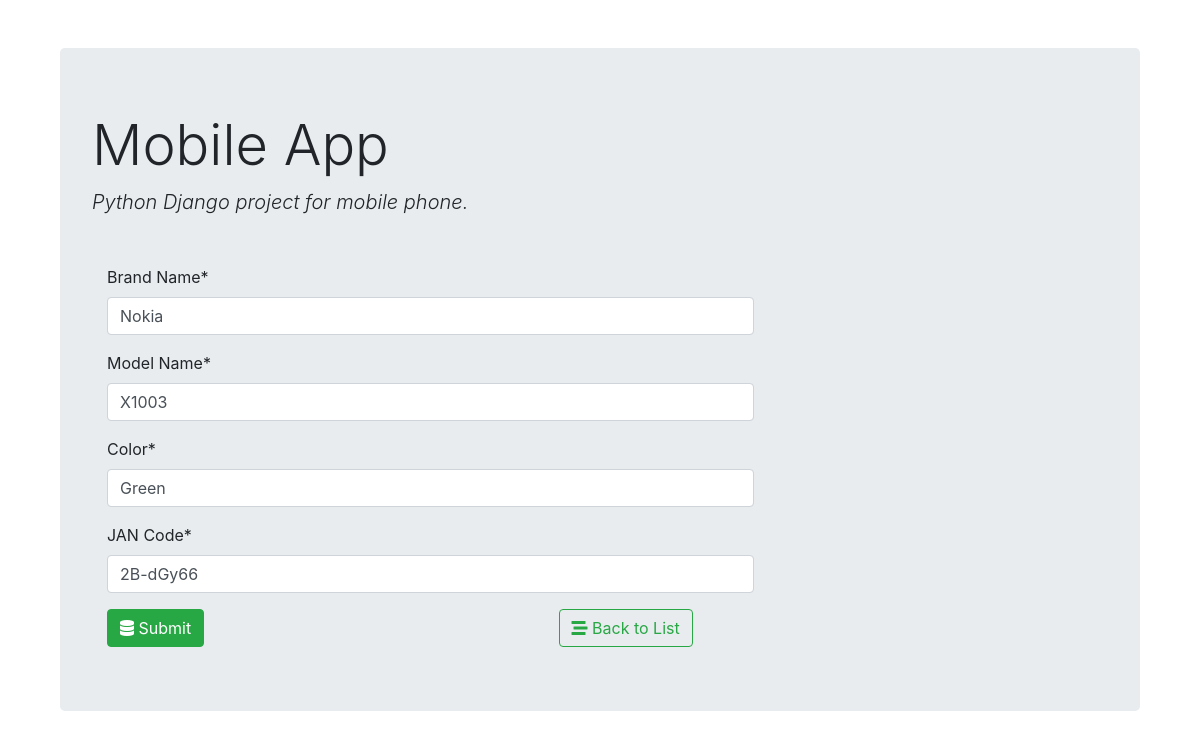
The app's page /8/ with its own data.
### mobilephone_register/models.py (models this page shows)
class Mobile(models.Model):
    brand_name = models.CharField(max_length=100)
    model = models.CharField(max_length=100)
    color = models.CharField(max_length=30)
    jan_code = models.CharField(max_length=50)
    image = models.ImageField(upload_to='pics')

### mobilephone_register/views.py (the view, shortened to what this page needs)
# urls.py: path('', views.mobile_form, name='mobile_insert'),
def mobile_form(request, id=0):
    if request.method == 'GET':
        if id == 0:
            form = MobileForm()
        else:
            mobile = Mobile.objects.get(pk=id)
            form = MobileForm(instance=mobile)
        return render(request, 'mobile_form.html', {'form': form})

### mobilephone_register/forms.py
class MobileForm(forms.ModelForm):
    class Meta:
        model = Mobile
        fields = ('brand_name', 'model', 'color', 'jan_code')
        labels = {
            'brand_name': 'Brand Name',
            'model': 'Model Name',
            'jan_code': 'JAN Code'
        }

### templates/mobile_form.html (shortened to what this page needs)
{% extends 'base.html' %}
{% load crispy_forms_tags %}
{% block content %}
<div class="col-md-8 mt-5">
<form action="" method="post" autocomplete="off">
    {{form|crispy }}
    <div class="row">
          <div class="col-md-8">
            <button type="submit" class="btn btn-success"><i class="fas fa-database"></i> Submit</button>
    </div>
      <div class="col-md-4">
  <a href="{% url 'mobile_list' %}" class="btn btn-outline-success">
            <i class="fas fa-stream"></i> Back to List
            </a>
    </div>
    </div>
</form>
</div>
{% endblock %}

### records on screen
Mobile: brand_name "Nokia", model "X1003", color "Green", jan_code "2B-dGy66"
